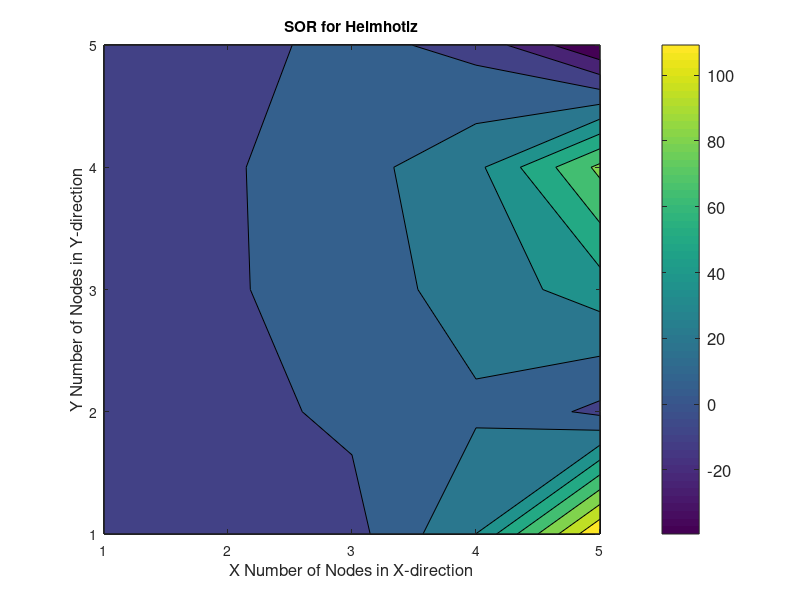
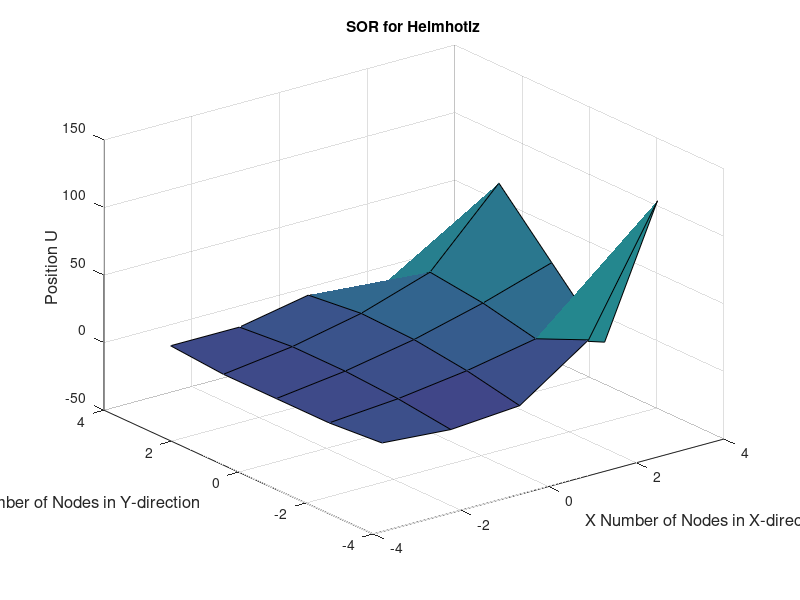

These charts were generated, in order, by the following MATLAB code:
%Maria Violeta Paez 
%Helmholtz Equation - MECE 5397
clc
clear all 
%Ghost nodes, made as input in order to manipulate the code
n=input('Enter your value for n= ')
%Given values, constants
gamma=-1; ax=-pi; ay=-pi; by=pi; bx=pi;
b=1.5;
%Creating vector with linespace function
x=linspace(ax,bx,n); y=linspace(ay,by,n);
%Boundary conditions
u=zeros(n);
u(:,1)=ax;
u(:,n)=((bx-ax).^2.*cos((pi.*bx)./ax))+((y(:)-ay)./(by-ay)).*(bx.*(bx-ax).^2-((bx-ax).^2.*cos((pi.*bx)./ax)));
u(1,:)=x(:).*(x(:)-ax).^2;
u(n,:)=(x(:)-ax).^2.*cos(pi.*x(:)./ax);
h=length(x)/n;
it=1000;

for k=1:it
for  j=2:n-1
    for i=2:n-1
        F(i,j)=sin(pi.*((x(i)-ax)/(bx-ax))).*cos((pi/2).*(2.*(((y(j)-ay)/(by-ay))+1)));
        %Discritization 
        u(i,j)= 1.*b/(4).*(u(i-1,j)+u(i+1,j)+u(i,j-1)+u(i,j+1)+F(i,j).*h.^2)+(1-b).*u(i,j);
    end 
end
end
%Plot 

figure
contourf(u)
colorbar('location','eastoutside','fontSize',12);
xlabel('X Number of Nodes in X-direction','fontSize',12);
ylabel('Y Number of Nodes in Y-direction','fontSize',12);
title('SOR for Helmhotlz')
figure
surf(x,y,u)
xlabel('X Number of Nodes in X-direction','fontSize',12);
ylabel('Y Number of Nodes in Y-direction','fontSize',12);
zlabel('Position U','fontSize',12);
title('SOR for Helmhotlz');